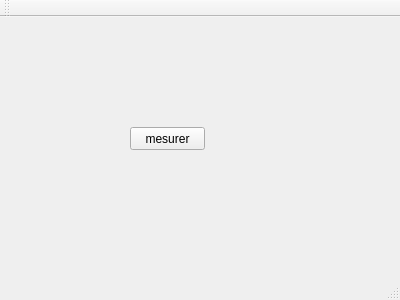
<?xml version="1.0" encoding="UTF-8"?>
<ui version="4.0">
 <class>MainWindow</class>
 <widget class="QMainWindow" name="MainWindow">
  <property name="geometry">
   <rect>
    <x>0</x>
    <y>0</y>
    <width>400</width>
    <height>300</height>
   </rect>
  </property>
  <property name="windowTitle">
   <string>MainWindow</string>
  </property>
  <widget class="QWidget" name="centralWidget">
   <widget class="QPushButton" name="mesurer">
    <property name="geometry">
     <rect>
      <x>130</x>
      <y>110</y>
      <width>75</width>
      <height>23</height>
     </rect>
    </property>
    <property name="text">
     <string>mesurer</string>
    </property>
   </widget>
  </widget>
  <widget class="QMenuBar" name="menuBar">
   <property name="geometry">
    <rect>
     <x>0</x>
     <y>0</y>
     <width>400</width>
     <height>21</height>
    </rect>
   </property>
  </widget>
  <widget class="QToolBar" name="mainToolBar">
   <attribute name="toolBarArea">
    <enum>TopToolBarArea</enum>
   </attribute>
   <attribute name="toolBarBreak">
    <bool>false</bool>
   </attribute>
  </widget>
  <widget class="QStatusBar" name="statusBar"/>
 </widget>
 <layoutdefault spacing="6" margin="11"/>
 <resources/>
 <connections/>
</ui>
